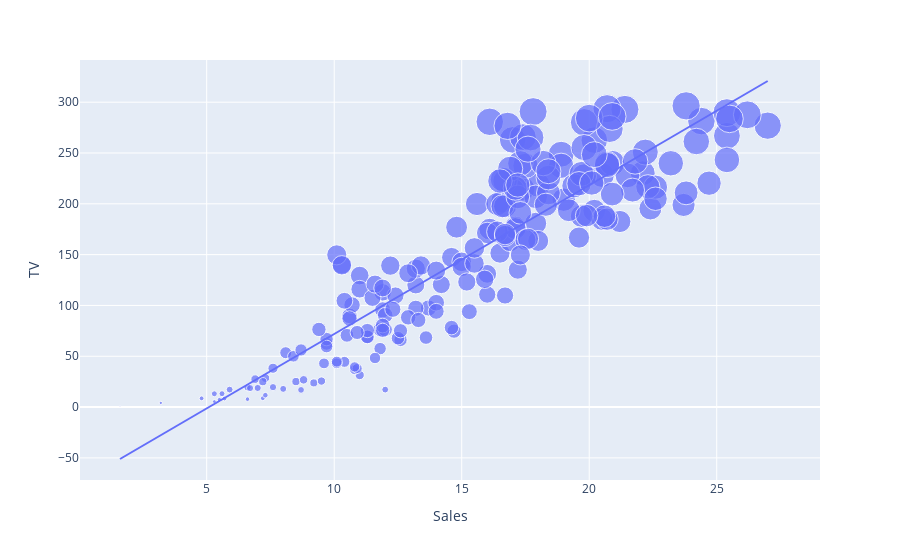

The code cell stored with this chart in its notebook:
### Code cell
figure = px.scatter(data_frame = df, x="Sales",
                    y="TV", size="TV", trendline="ols")
figure.show()

### Figure 1 — Plotly figure (JSON) as saved in the notebook; plotly's stock layout.template omitted (floating-point values rounded to 4 significant figures; data arrays with more than 128 entries replaced by an {"elided": "..."} marker saying what was removed)
{"data": [{"hovertemplate": "Sales=%{x}<br>TV=%{marker.size}<extra></extra>", "legendgroup": "", "marker": {"color": "#636efa", "size": {"elided": "200 float values"}, "sizemode": "area", "sizeref": 0.741, "symbol": "circle"}, "mode": "markers", "name": "", "orientation": "v", "showlegend": false, "type": "scatter", "x": {"elided": "200 float values"}, "xaxis": "x", "y": {"elided": "200 float values"}, "yaxis": "y"}, {"hovertemplate": "<b>OLS trendline</b><br>TV = 14.6431 * Sales + -74.5148<br>R<sup>2</sup>=0.812176<br><br>Sales=%{x}<br>TV=%{y} <b>(trend)</b><extra></extra>", "legendgroup": "", "marker": {"color": "#636efa", "symbol": "circle"}, "mode": "lines", "name": "", "showlegend": false, "type": "scatter", "x": {"elided": "200 float values"}, "xaxis": "x", "y": {"elided": "200 float values"}, "yaxis": "y"}], "layout": {"legend": {"itemsizing": "constant", "tracegroupgap": 0}, "margin": {"t": 60}, "xaxis": {"anchor": "y", "domain": [0, 1], "title": {"text": "Sales"}}, "yaxis": {"anchor": "x", "domain": [0, 1], "title": {"text": "TV"}}}}
